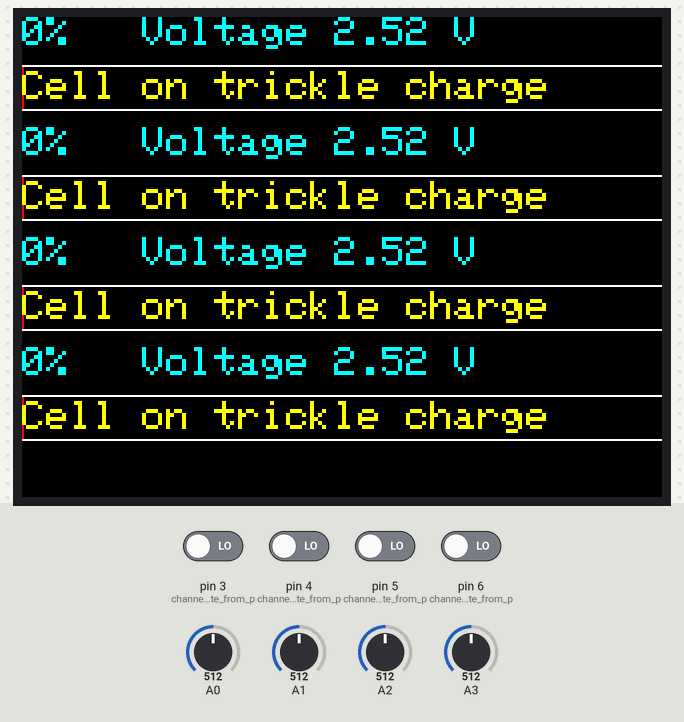
A sketch run on a simulated Arduino Uno, built with avr-gcc and run on an emulated ATmega328P. Parts: 320×240 colour display. The inputs (shaded band) are chosen by the test bench; at power-on: pin 3 (channel_1_complete_from_p), pin 4 (channel_2_complete_from_p), pin 5 (channel_3_complete_from_p), pin 6 (channel_4_complete_from_p) LOW, A0 = 512, A1 = 512, A2 = 512, A3 = 512.

Above: at 4.8 s.
4.9 s: A0 set to 722
At 14.1 s:
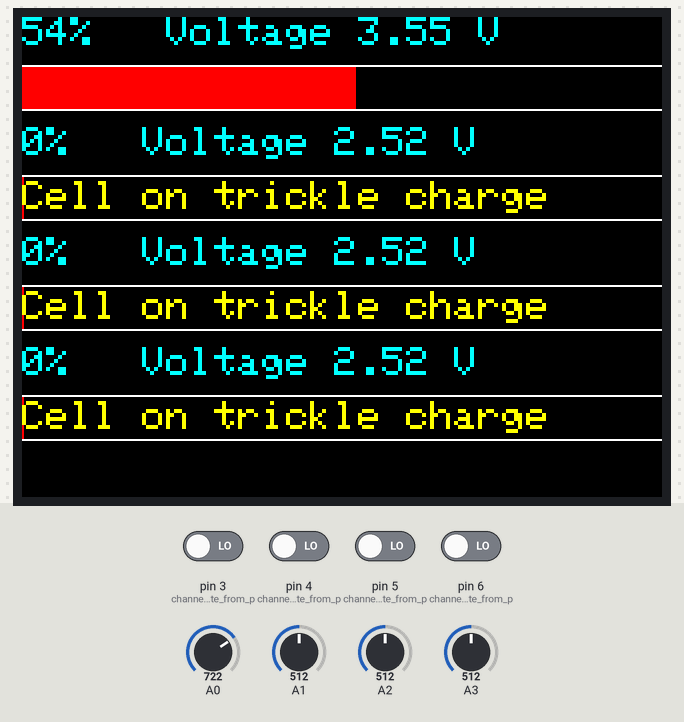
14.4 s: A0 set to 743
At 22.5 s:
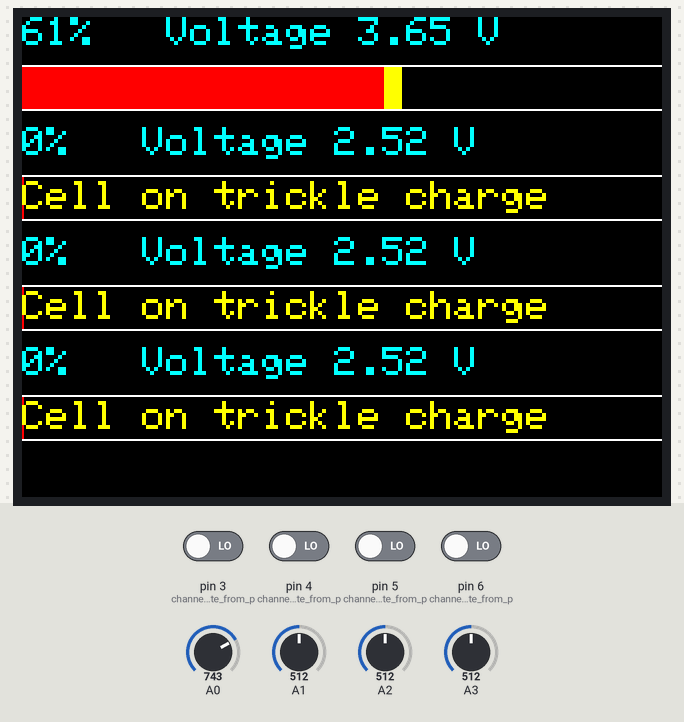
25.6 s: A1 set to 808
At 30.4 s:
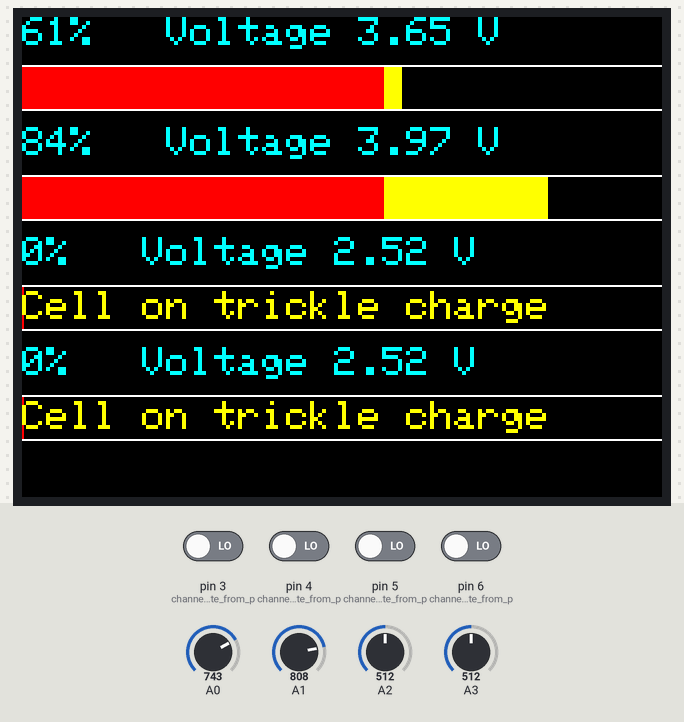
31.5 s: A1 set to 833
At 39.4 s:
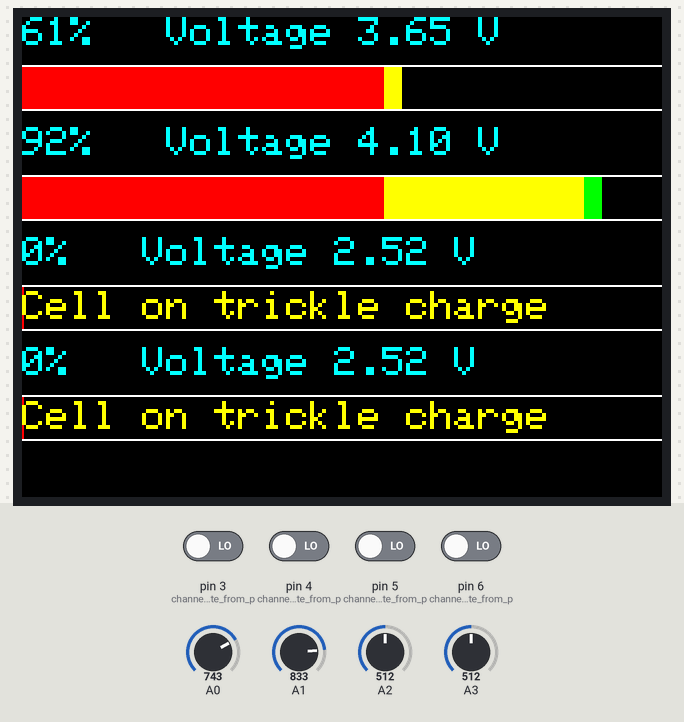
40.0 s: pin 3 (channel_1_complete_from_p) driven HIGH
At 47.8 s:
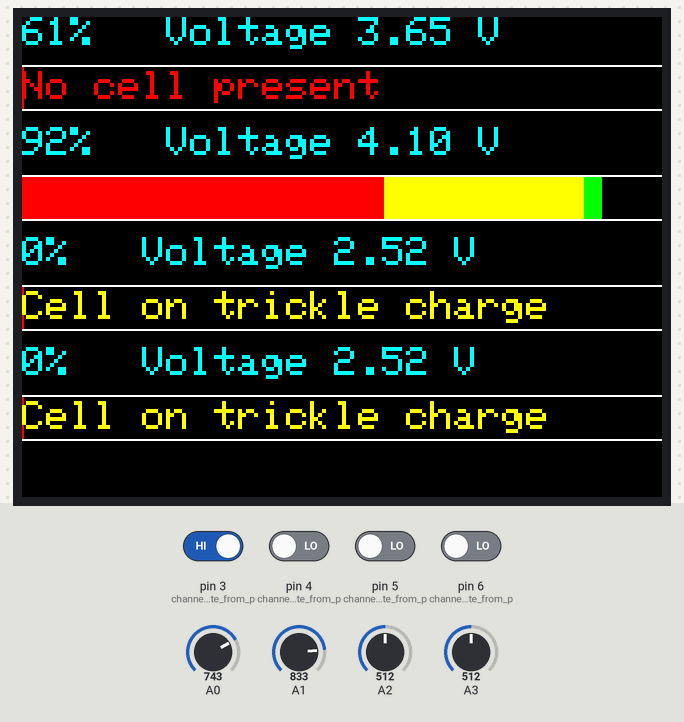
51.2 s: A0 set to 845
At 55.8 s:
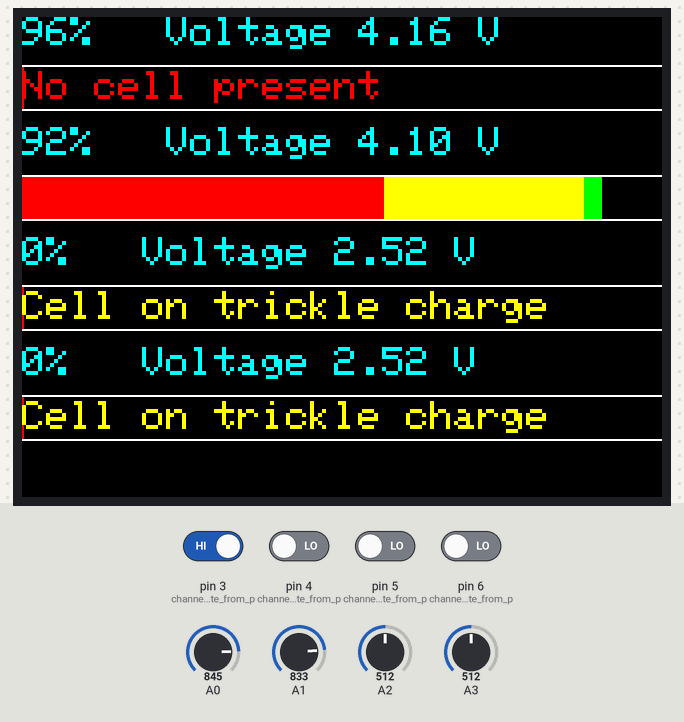
56.8 s: A0 set to 871
Timing chart, 0 to 59.8 s (numbered marks = the images above; inputs shaded):
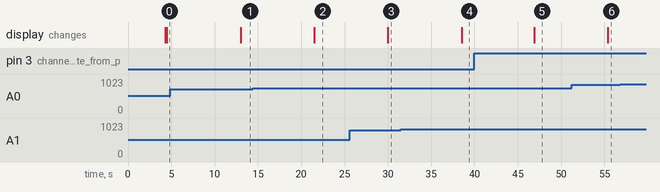

The sketch:

Lipo_website.ino
```cpp
// (licence header left out)
#include "SPI.h"
#include "Adafruit_GFX.h"
#include "Adafruit_ILI9340.h"
#define _sclk 13
#define _miso 12
#define _mosi 11
#define _cs 10
#define _dc 9
#define _rst 8
int ch1Voltage; // raw 10 bit voltage returned from A to D
boolean ch1Complete; // complete flag from lipo module
int ch2Voltage;
boolean ch2Complete;
int ch3Voltage;
boolean ch3Complete;
int ch4Voltage;
boolean ch4Complete;
int barVal; // maximum pixel value for bar graph
float ch1VoltageReal; // real coltage value
int percentage; // percentage of charge
float ch2VoltageReal;
float ch3VoltageReal;
float ch4VoltageReal;

Adafruit_ILI9340 tft = Adafruit_ILI9340(_cs, _dc, _rst);

void setup() {

  pinMode (3, INPUT); // channel 1 complete from pin 7 of changing module
  pinMode (4, INPUT); // channel 2 complete from pin 7 of changing module
  pinMode (5, INPUT); // channel 3 complete from pin 7 of changing module
  pinMode (6, INPUT); // channel 4 complete from pin 7 of changing module
  tft.begin(); // set up tft
  tft.setRotation(1);
  tft.fillScreen(ILI9340_BLACK);
}

void loop() {

  readChannels (); // get raw voltages from channels & complete flags

  barVal = map (ch1Voltage, 573, 860, 0, 320);// maximum pixel posistion for bar graph

  ch1VoltageReal = (ch1Voltage * 0.004918); // calculate real voltage (note map not used here as it won't do floats)
  percentage = map (ch1Voltage, 562, 854, 0, 100); // calculate percentage
  percentage = constrain (percentage, 0, 100); // prevents sillyness in the event of a duff cell or a poor 5v supply to the arduino, causing the reference to drift
  tft.setCursor(0, 0);
  tft.setTextColor(ILI9340_CYAN); tft.setTextSize(2);
  tft.fillRect (0, 0, 250, 16, 0); // clear old display & update info
  tft.print (percentage);
  tft.print ("%   Voltage ");
  tft.print (ch1VoltageReal);
  tft.print (" V");

  if (ch1Voltage < 562 && ch1Complete == false) { // undervoltage trickle charge
    tft.setCursor(0, 27);
    tft.setTextColor(ILI9340_YELLOW); tft.setTextSize(2);
    bar (0, 25); // draw bar graph
    tft.println ("Cell on trickle charge");
  }

  if (ch1Voltage >= 562 && ch1Complete == false ) { //normal 1 amp charge
    bar(barVal, 25);
  }

  if (ch1Complete == true && (ch1VoltageReal >= 4.2)) { // charge complete
    tft.setCursor(0, 27);
    tft.setTextColor(ILI9340_GREEN); tft.setTextSize(2);
    bar (barVal, 25);
    tft.println ("Cell charge complete");
  }

  if (ch1Complete == true && (ch1VoltageReal < 4.2)) {
    tft.setCursor(0, 27);
    tft.setTextColor(ILI9340_RED); tft.setTextSize(2);
    bar (0, 25);
    tft.println ("No cell present");
  }


  //do it all again for channel 2
  barVal = map (ch2Voltage, 573, 860, 0, 320);
  ch2VoltageReal = (ch2Voltage * 0.004918);
  percentage = map (ch2Voltage, 562, 854, 0, 100);
  percentage = constrain (percentage, 0, 100);
  tft.setCursor(0, 55);
  tft.setTextColor(ILI9340_CYAN); tft.setTextSize(2);
  tft.fillRect (0, 55, 250, 16, 0);
  tft.print (percentage);
  tft.print ("%   Voltage ");
  tft.print (ch2VoltageReal);
  tft.print (" V");

  if (ch2Voltage < 562 && ch2Complete == false) {

    tft.setCursor(0, 82);
    tft.setTextColor(ILI9340_YELLOW); tft.setTextSize(2);
    bar (0, 80);
    tft.println ("Cell on trickle charge");
  }

  if (ch2Voltage >= 562 && ch2Complete == false ) {

    bar(barVal, 80);
  }

  if (ch2Complete == true && (ch2VoltageReal >= 4.2)) {
    tft.setCursor(0, 82);
    tft.setTextColor(ILI9340_GREEN); tft.setTextSize(2);
    bar (barVal, 80);
    tft.println ("Cell charge complete");
  }

  if (ch2Complete == true && (ch2VoltageReal < 4.2)) {
    tft.setCursor(0, 82);
    tft.setTextColor(ILI9340_RED); tft.setTextSize(2);
    bar (0, 80);
    tft.println ("No cell present");
  }


  //do it all again for channel 3
  barVal = map (ch3Voltage, 573, 860, 0, 320);
  ch3VoltageReal = (ch3Voltage * 0.004918);
  percentage = map (ch3Voltage, 562, 854, 0, 100);
  percentage = constrain (percentage, 0, 100);
  tft.setCursor(0, 110);
  tft.setTextColor(ILI9340_CYAN); tft.setTextSize(2);
  tft.fillRect (0, 110, 250, 16, 0);
  tft.print (percentage);
  tft.print ("%   Voltage ");
  tft.print (ch3VoltageReal);
  tft.print (" V");


  if (ch3Voltage < 562 && ch3Complete == false) {
    tft.setCursor(0, 137);
    tft.setTextColor(ILI9340_YELLOW); tft.setTextSize(2);
    bar (0, 135);
    tft.println ("Cell on trickle charge");
  }

  if (ch3Voltage >= 562 && ch3Complete == false ) {

    bar(barVal, 135);
  }

  if (ch3Complete == true && (ch3VoltageReal >= 4.2)) {
    tft.setCursor(0, 137);
    tft.setTextColor(ILI9340_GREEN); tft.setTextSize(2);
    bar (barVal, 135);
    tft.println ("Cell charge complete");
  }

  if (ch3Complete == true && (ch3VoltageReal < 4.2)) {
    tft.setCursor(0, 137);
    tft.setTextColor(ILI9340_RED); tft.setTextSize(2);
    bar (0, 135);
    tft.println ("No cell present");
  }


  //do it all again for channel 4
  barVal = map (ch4Voltage, 573, 860, 0, 320);
  ch4VoltageReal = (ch4Voltage * 0.004918);
  percentage = map (ch4Voltage, 562, 854, 0, 100);
  percentage = constrain (percentage, 0, 100);
  tft.setCursor(0, 165);
  tft.setTextColor(ILI9340_CYAN); tft.setTextSize(2);
  tft.fillRect (0, 165, 250, 16, 0);
  tft.print (percentage);
  tft.print ("%   Voltage ");
  tft.print (ch4VoltageReal);
  tft.print (" V");

  if (ch4Voltage < 562 && ch4Complete == false) {
    tft.setCursor(0, 192);
    tft.setTextColor(ILI9340_YELLOW); tft.setTextSize(2);
    bar (0, 190);
    tft.println ("Cell on trickle charge");
  }

  if (ch4Voltage >= 562 && ch4Complete == false ) {

    bar(barVal, 190);
  }

  if (ch4Complete == true && (ch4VoltageReal >= 4.2)) {
    tft.setCursor(0, 192);
    tft.setTextColor(ILI9340_GREEN); tft.setTextSize(2);
    bar (barVal, 190);
    tft.println ("Cell charge complete");
  }

 if (ch4Complete == true && (ch4VoltageReal < 4.2)) {
    tft.setCursor(0, 192);
    tft.setTextColor(ILI9340_RED); tft.setTextSize(2);
    bar (0, 190);
    tft.println ("No cell present");
  }


}

int bar (int x, int y) { // draws the bar graph
  for (int x1 = 0; x1 < 321; x1++) {
    int colour = 0xF800; // red
    if (x1 > 180)  colour = 0xFFE0; // yellow
    if (x1 > 280)  colour = 0x07E0; //green
    if (x1 > x) colour =  0x0000; //black
    tft.drawLine( x1, y, x1, y + 20, colour);
  }
  tft.drawLine( 0, y - 1 , 320 , y - 1, 0xFFFF); //
  tft.drawLine( 0, y + 21 , 320 , y + 21, 0xFFFF);
}

void readChannels () {
  int i;
  int ch1Temp;
  int ch2Temp;
  int ch3Temp;
  int ch4Temp;

  ch1Voltage = 1023;
  for (int i = 0; i < 100 ; i++) { // read the a-d 100 times, and get the lowest value, preventing jitter on the a-d
    ch1Temp = analogRead (A0);
    if (ch1Temp < ch1Voltage) {
      ch1Voltage = ch1Temp;
    }
    delay (10);
  }
  ch1Complete = digitalRead (3); // gets the charge complete info from the LiPo module

  ch2Voltage = 1023;
  for (int i = 0; i < 100 ; i++) {
    ch2Temp = analogRead (A1);
    if (ch2Temp < ch2Voltage) {
      ch2Voltage = ch2Temp;
    }
    delay (10);
  }

  ch2Complete = digitalRead (4);

  ch3Voltage = 1023;
  for (int i = 0; i < 100 ; i++) {
    ch3Temp = analogRead (A2);
    if (ch3Temp < ch3Voltage) {
      ch3Voltage = ch3Temp;
    }
    delay (10);
  }

  ch3Complete = digitalRead (5);

  ch4Voltage = 1023;
  for (int i = 0; i < 100 ; i++) {
    ch4Temp = analogRead (A3);
    if (ch4Temp < ch4Voltage) {
      ch4Voltage = ch4Temp;
    }
    delay (10);
  }
  ch4Complete = digitalRead (6);
}
/*
   Copyright (c) 2017 Andrew Doswell

   Permission is hereby granted, free of charge, to any person obtaining a copy
   of this software and associated documentation files (the "Software"), to deal
   in the Software without restriction, including without limitation the rights
   to use, copy, modify, merge, publish, distribute and sublicense
   copies of the Software, and to permit persons to whom the Software is
   furnished to do so, subject to the following conditions:

   The above copyright notice and this permission notice shall be included in
   all copies or substantial portions of the Software.

   Any commercial use is prohibited without prior arrangement.

   THE SOFTWARE IS PROVIDED "AS IS", WITHOUT WARRANTY OF ANY KIND, EXPRESS OR
   IMPLIED, INCLUDING BUT NOT LIMITED TO THE WARRANTIES OF MERCHANTABILITY,
   FITNESerial FOR A PARTICULAR PURPOSE AND NONINFRINGEMENT. IN NO EVENT SHALL THE
   AUTHOR(S) OR COPYRIGHT HOLDER(S) BE LIABLE FOR ANY CLAIM, DAMAGES OR OTHER
   LIABILITY, WHETHER IN AN ACTION OF CONTRACT, TORT OR OTHERWISE, ARISING FROM,
   OUT OF OR IN CONNECTION WITH THE SOFTWARE OR THE USE OR OTHER DEALINGS IN
   THE SOFTWARE.
*/
```

Measured:
- the behaviour switches between 735 and 736 on A0 (found by bisection; images 1 and 2)
- the behaviour switches between 825 and 826 on A1 (found by bisection; images 3 and 4)
- after the input at 4.9 s, the display: changes after 8.1 s (image 1)
- after the input at 14.4 s, the display: changes after 7.1 s (image 2)
- after the input at 25.6 s, the display: changes after 4.4 s (image 3)
- after the input at 31.5 s, the display: changes after 7.0 s (image 4)
- after the input at 40.0 s, the display: changes after 6.9 s (image 5)
- after the input at 51.2 s, the display: changes after 4.2 s (image 6)
